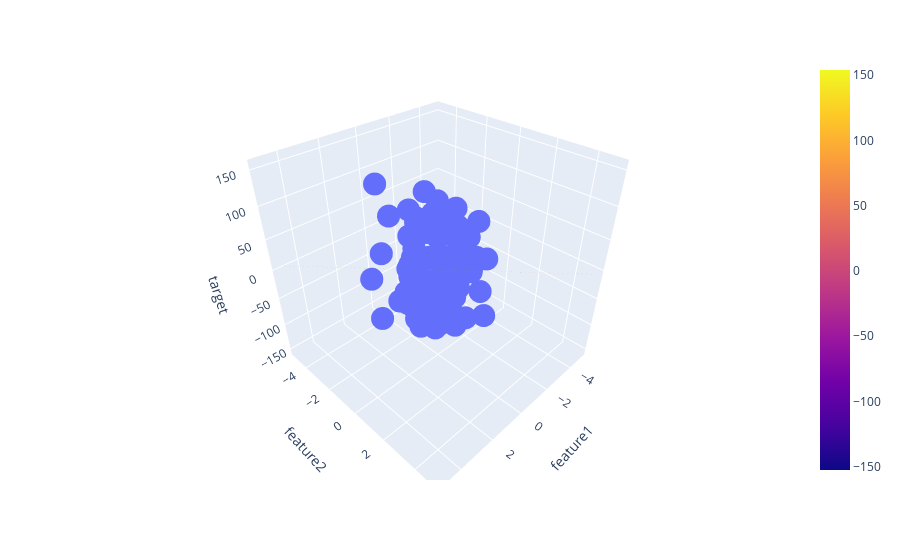

Notebook code for this chart:
### Code cell
fig = px.scatter_3d(df,x='feature1',y='feature2',z='target')

fig.add_trace(go.Surface(x=x,y=y,z=z))

fig.show()
